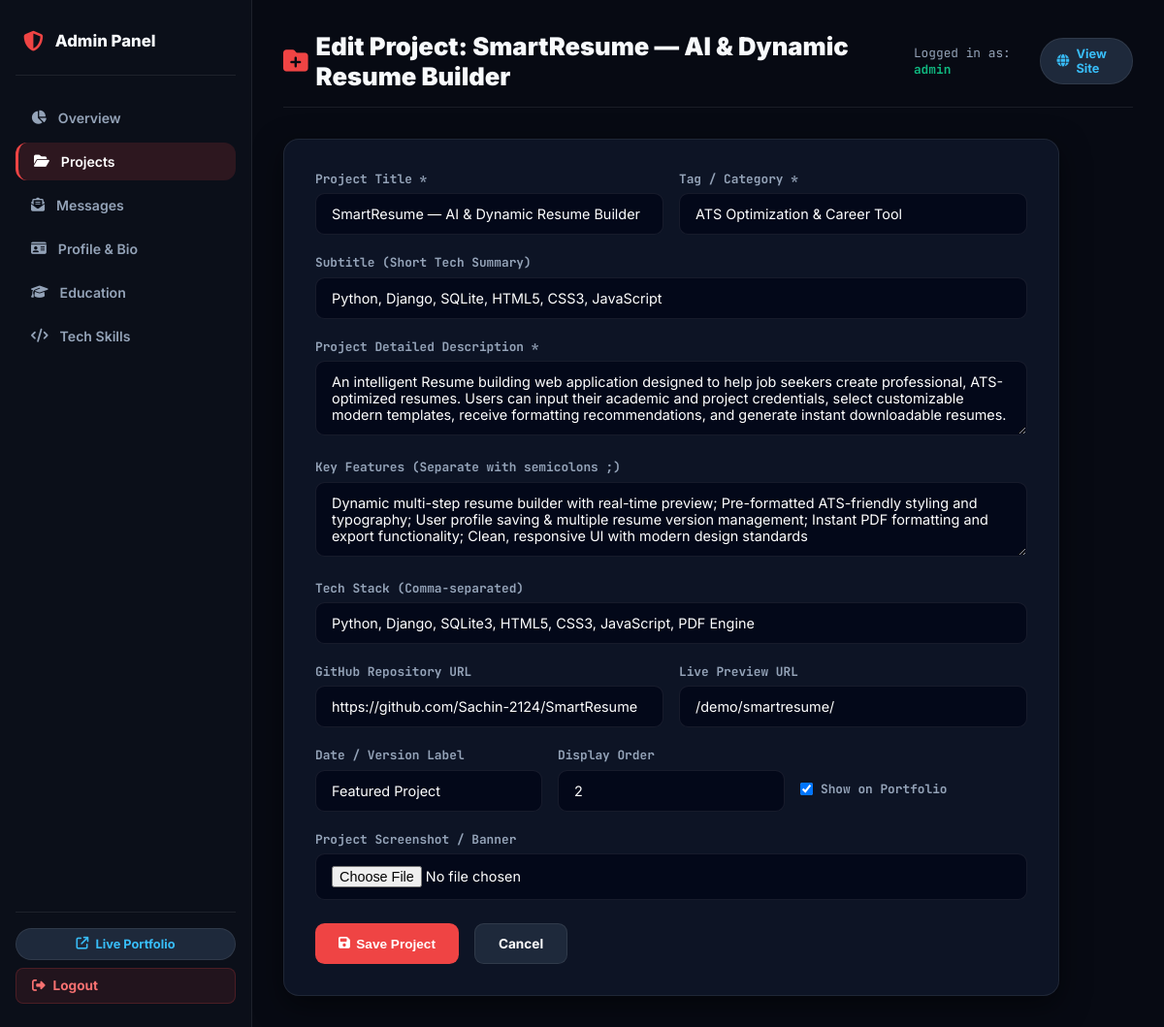
Screenshot of /panel/projects/edit/2/ (signed in) with the database file from the repository.
### portfolio_app/models.py (models this page shows, shortened)
class Project(models.Model):
    title = models.CharField(max_length=200)
    subtitle = models.CharField(max_length=150, default="Python, Django, HTML, CSS, JavaScript")
    tag = models.CharField(max_length=100, default="Django & SQLite")
    date_label = models.CharField(max_length=50, default="Jan 2024")
    description = models.TextField()
    features = models.TextField(help_text="Separate points with semicolons (;)", default="Secure login for admin and user; Manage schedules; Send updates and notifications")
    tech_stack = models.CharField(max_length=255, default="Python, Django, HTML5, CSS3, JavaScript, SQLite")
    image = models.ImageField(upload_to="projects/", null=True, blank=True)
    live_url = models.URLField(blank=True, null=True, help_text="Live project preview URL")
    github_url = models.URLField(blank=True, null=True, help_text="GitHub repository URL")
    is_featured = models.BooleanField(default=True)
    order = models.PositiveIntegerField(default=1)
    class Meta:
        ordering = ['order']
        verbose_name = "Project"
        verbose_name_plural = "Projects"

### portfolio_app/views.py (the view)
# urls.py: path('panel/projects/edit/<int:pk>/', views.admin_project_edit, name='admin_project_edit'),
@login_required(login_url='admin_login')
def admin_project_edit(request, pk):
    project = get_object_or_404(Project, pk=pk)
    if request.method == 'POST':
        form = ProjectForm(request.POST, request.FILES, instance=project)
        if form.is_valid():
            form.save()
            messages.success(request, f'Project "{project.title}" updated successfully!')
            return redirect('admin_projects')
    else:
        form = ProjectForm(instance=project)
    return render(request, 'portfolio_app/admin/project_form.html', {
        'form': form,
        'project': project,
        'title': f'Edit Project: {project.title}',
        'active_page': 'projects',
    })

### templates/portfolio_app/admin/project_form.html (shortened to what this page needs)
{% extends 'portfolio_app/admin/base_admin.html' %}
{% block page_title %}<i class="fa-solid fa-folder-plus" style="color:#ef4444;"></i> {{ title }}{% endblock %}
{% block content %}
<div class="table-card" style="padding:2rem; max-width:800px;">
  <form method="POST" enctype="multipart/form-data">
    <div style="display:grid; grid-template-columns:1fr 1fr; gap:1rem;">
      <div class="form-group">
        <label class="form-label" for="{{ form.title.id_for_label }}">Project Title *</label>
        {{ form.title }}
      </div>
      <div class="form-group">
        <label class="form-label" for="{{ form.tag.id_for_label }}">Tag / Category *</label>
        {{ form.tag }}
      </div>
    </div>
    <div class="form-group">
      <label class="form-label" for="{{ form.subtitle.id_for_label }}">Subtitle (Short Tech Summary)</label>
      {{ form.subtitle }}
    </div>
    <div class="form-group">
      <label class="form-label" for="{{ form.description.id_for_label }}">Project Detailed Description *</label>
      {{ form.description }}
    </div>
    <div class="form-group">
      <label class="form-label" for="{{ form.features.id_for_label }}">Key Features (Separate with semicolons ;)</label>
      {{ form.features }}
    </div>
    <div class="form-group">
      <label class="form-label" for="{{ form.tech_stack.id_for_label }}">Tech Stack (Comma-separated)</label>
      {{ form.tech_stack }}
    </div>
    <div style="display:grid; grid-template-columns:1fr 1fr; gap:1rem;">
      <div class="form-group">
        <label class="form-label" for="{{ form.github_url.id_for_label }}">GitHub Repository URL</label>
        {{ form.github_url }}
      </div>
      <div class="form-group">
        <label class="form-label" for="{{ form.live_url.id_for_label }}">Live Preview URL</label>
        {{ form.live_url }}
      </div>
    </div>
    <div style="display:grid; grid-template-columns:1fr 1fr 1fr; gap:1rem; align-items:center;">
      <div class="form-group">
        <label class="form-label" for="{{ form.date_label.id_for_label }}">Date / Version Label</label>
        {{ form.date_label }}
      </div>
      <div class="form-group">
        <label class="form-label" for="{{ form.order.id_for_label }}">Display Order</label>
        {{ form.order }}
      </div>
      <div class="form-group" style="display:flex; align-items:center; gap:0.5rem; margin-top:1.2rem;">
        {{ form.is_featured }}
        <label class="form-label" for="{{ form.is_featured.id_for_label }}" style="margin:0; cursor:pointer;">Show on Portfolio</label>
      </div>
    </div>
    <div class="form-group">
      <label class="form-label" for="{{ form.image.id_for_label }}">Project Screenshot / Banner</label>
      {{ form.image }}
    </div>
    <div style="display:flex; gap:1rem; margin-top:1.5rem;">
      <button type="submit" class="btn-action btn-primary" style="padding:0.75rem 1.5rem;">
        <i class="fa-solid fa-floppy-disk"></i> Save Project
      </button>
      <a href="{% url 'admin_projects' %}" class="btn-action btn-secondary" style="padding:0.75rem 1.5rem;">
        Cancel
      </a>
    </div>
  </form>
</div>
{% endblock %}

### templates/portfolio_app/admin/base_admin.html (shortened to what this page needs)
{% load static %}
<!DOCTYPE html>
<html lang="en">
<head>
  <link rel="stylesheet" href="https://cdnjs.cloudflare.com/ajax/libs/font-awesome/6.5.1/css/all.min.css">
</head>
<body>
  <aside class="admin-sidebar">
    <div>
      <div class="sidebar-brand">
        <i class="fa-solid fa-shield-halved" style="color:#ef4444; font-size:1.3rem;"></i>
        <span>Admin Panel</span>
      </div>
      <ul class="sidebar-nav">
        <li>
          <a href="{% url 'admin_dashboard' %}" class="{% if active_page == 'dashboard' %}active{% endif %}">
            <i class="fa-solid fa-chart-pie"></i>
            <span>Overview</span>
          </a>
        </li>
        <li>
          <a href="{% url 'admin_projects' %}" class="{% if active_page == 'projects' %}active{% endif %}">
            <i class="fa-solid fa-folder-open"></i>
            <span>Projects</span>
          </a>
        </li>
        <li>
          <a href="{% url 'admin_messages' %}" class="{% if active_page == 'messages' %}active{% endif %}">
            <i class="fa-solid fa-envelope-open-text"></i>
            <span>Messages</span>
          </a>
        </li>
        <li>
          <a href="{% url 'admin_profile' %}" class="{% if active_page == 'profile' %}active{% endif %}">
            <i class="fa-solid fa-id-card"></i>
            <span>Profile & Bio</span>
          </a>
        </li>
        <li>
          <a href="{% url 'admin_education' %}" class="{% if active_page == 'education' %}active{% endif %}">
            <i class="fa-solid fa-graduation-cap"></i>
            <span>Education</span>
          </a>
        </li>
        <li>
          <a href="{% url 'admin_skills' %}" class="{% if active_page == 'skills' %}active{% endif %}">
            <i class="fa-solid fa-code"></i>
            <span>Tech Skills</span>
          </a>
        </li>
      </ul>
    </div>
    <div class="sidebar-footer">
      <a href="/" target="_blank" class="view-site-btn" style="width:100%; justify-content:center;">
        <i class="fa-solid fa-arrow-up-right-from-square"></i>
        <span>Live Portfolio</span>
      </a>
      <a href="{% url 'admin_logout' %}" class="btn-logout">
        <i class="fa-solid fa-right-from-bracket"></i>
        <span>Logout</span>
      </a>
    </div>
  </aside>
  <main class="admin-main">
    <div class="admin-topbar">
      <h1 class="page-title">
        {% block page_title %}Dashboard{% endblock %}
      </h1>
      <div style="display:flex; align-items:center; gap:1rem;">
        <span style="font-family:'JetBrains Mono', monospace; font-size:0.8rem; color:var(--text-muted);">
          Logged in as: <strong style="color:#10b981;">{{ request.user.username }}</strong>
        </span>
        <a href="/" target="_blank" class="view-site-btn">
          <i class="fa-solid fa-globe"></i>
          <span>View Site</span>
        </a>
      </div>
    </div>
    {% block content %}{% endblock %}
  </main>
</body>
</html>

### templates/portfolio_app/admin/base_admin.html (style rules this page uses)
:root { --bg-dark: #070a13; --bg-sidebar: #0b0f19; --bg-card: rgba(15, 23, 42, 0.85); --border-subtle: rgba(255, 255, 255, 0.08); --accent-red: #ef4444; --accent-emerald: #10b981; --accent-cyan: #06b6d4; --accent-amber: #f59e0b; --text-main: #f8fafc; --text-muted: #94a3b8; }
*, *::before, *::after { box-sizing: border-box; margin: 0; padding: 0; }
body { font-family: 'Inter', sans-serif; background: var(--bg-dark); color: var(--text-main); min-height: 100vh; display: flex; }
a { text-decoration: none; color: inherit; }
.admin-sidebar { width: 260px; background: var(--bg-sidebar); border-right: 1px solid var(--border-subtle); display: flex; flex-direction: column; justify-content: space-between; position: fixed; top: 0; bottom: 0; left: 0; z-index: 100; padding: 1.5rem 1rem; }
.sidebar-brand { display: flex; align-items: center; gap: 0.75rem; font-size: 1.05rem; font-weight: 800; padding: 0.5rem 0.5rem 1.5rem 0.5rem; border-bottom: 1px solid var(--border-subtle); }
.sidebar-nav { list-style: none; display: flex; flex-direction: column; gap: 0.35rem; margin-top: 1.5rem; }
.sidebar-nav a { display: flex; align-items: center; gap: 0.75rem; padding: 0.7rem 1rem; border-radius: 0.75rem; font-size: 0.88rem; font-weight: 600; color: var(--text-muted); transition: all 0.2s ease; }
.sidebar-nav a:hover, .sidebar-nav a.active { background: rgba(239, 68, 68, 0.15); color: #fff; border-left: 3px solid var(--accent-red); }
.sidebar-footer { border-top: 1px solid var(--border-subtle); padding-top: 1rem; display: flex; flex-direction: column; gap: 0.5rem; }
.btn-logout { display: flex; align-items: center; gap: 0.5rem; padding: 0.6rem 1rem; border-radius: 0.5rem; color: #f87171; font-size: 0.85rem; font-weight: 700; background: rgba(239, 68, 68, 0.1); border: 1px solid rgba(239, 68, 68, 0.2); transition: all 0.2s; }
.admin-main { margin-left: 260px; flex: 1; padding: 2rem; min-height: 100vh; }
.admin-topbar { display: flex; align-items: center; justify-content: space-between; margin-bottom: 2rem; padding-bottom: 1rem; border-bottom: 1px solid var(--border-subtle); }
.page-title { font-size: 1.6rem; font-weight: 900; display: flex; align-items: center; gap: 0.5rem; }
.view-site-btn { display: inline-flex; align-items: center; gap: 0.45rem; padding: 0.5rem 1rem; border-radius: 9999px; background: #1e293b; border: 1px solid var(--border-subtle); font-size: 0.8rem; font-weight: 700; color: #38bdf8; transition: all 0.2s; }
.table-card { background: var(--bg-card); border: 1px solid var(--border-subtle); border-radius: 1rem; overflow: hidden; box-shadow: 0 10px 30px rgba(0,0,0,0.5); }
.form-control { width: 100%; background: rgba(2, 6, 23, 0.8); border: 1px solid var(--border-subtle); border-radius: 0.6rem; padding: 0.75rem 1rem; color: #fff; font-family: 'Inter', sans-serif; font-size: 0.9rem; outline: none; transition: border 0.2s; }
.form-group { margin-bottom: 1.25rem; }
.form-label { display: block; font-size: 0.8rem; font-weight: 700; color: var(--text-muted); margin-bottom: 0.4rem; font-family: 'JetBrains Mono', monospace; }
.btn-action { display: inline-flex; align-items: center; gap: 0.4rem; padding: 0.6rem 1.25rem; border-radius: 0.6rem; font-weight: 700; font-size: 0.85rem; cursor: pointer; border: none; transition: all 0.2s; }
.btn-primary { background: var(--accent-red); color: #fff; }
.btn-secondary { background: #1e293b; color: #fff; border: 1px solid var(--border-subtle); }

### rows the page displays
Project: title "SmartResume — AI & Dynamic Resume Builder", tag "ATS Optimization & Career Tool", subtitle "Python, Django, SQLite, HTML5, CSS3, JavaScript", description "An intelligent Resume building web application designed to help job seekers create professional, ATS-optimized resumes. Users can input their academic and project credentials, select customizable modern templates, receive formatting recommendations, and generate instant downloadable resumes.", features "Dynamic multi-step resume builder with real-time preview; Pre-formatted ATS-friendly styling and typography; User profile saving & multiple resume version management; Instant PDF formatting and export functionality; Clean, responsive UI with modern design standards", tech_stack "Python, Django, SQLite3, HTML5, CSS3, JavaScript, PDF Engine", github_url "https://github.com/Sachin-2124/SmartResume", live_url "/demo/smartresume/", date_label "Featured Project", order "2", is_featured "☑"

### other values shown
{{ title }} "Edit Project: SmartResume — AI & Dynamic Resume Builder"
{{ request.user.username }} "admin"
